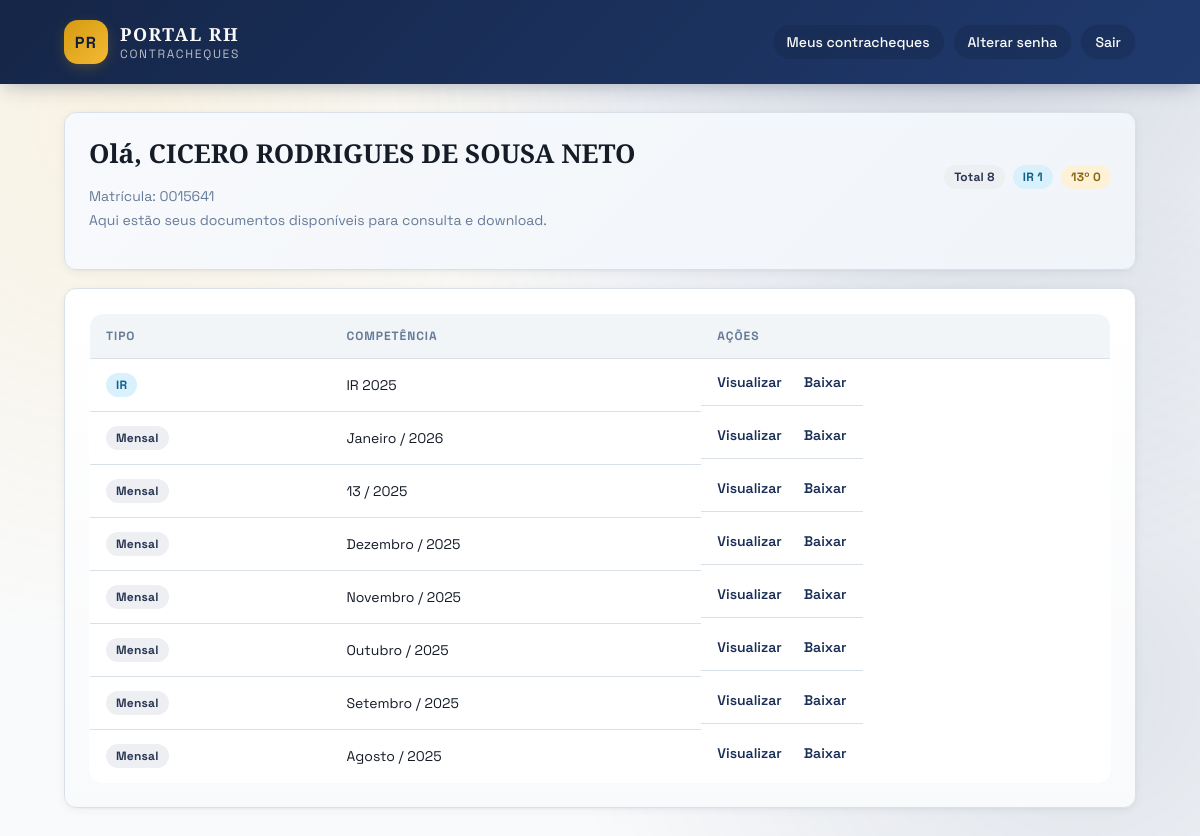
The page /dashboard (signed in) on the database its author committed.
### tables this page shows
CREATE TABLE users (
    id INTEGER PRIMARY KEY AUTOINCREMENT,
    matricula TEXT NOT NULL UNIQUE,
    nome TEXT,
    password_hash TEXT NOT NULL,
    must_change_password INTEGER NOT NULL DEFAULT 1
, cpf TEXT, department TEXT, position TEXT, email TEXT, is_admin INTEGER NOT NULL DEFAULT 0, last_login_at TEXT, complemento TEXT);

CREATE TABLE payslips (
    id INTEGER PRIMARY KEY AUTOINCREMENT,
    user_id INTEGER NOT NULL,
    referencia TEXT NOT NULL,
    file_path TEXT NOT NULL, file_name TEXT, issued_by_admin INTEGER NOT NULL DEFAULT 0, viewed_at TEXT, downloaded_at TEXT,
    UNIQUE(user_id, referencia),
    FOREIGN KEY (user_id) REFERENCES users(id) ON DELETE CASCADE
);

### app_sqlite.py (the view)
@app.route("/dashboard")
@login_required
def dashboard():
    uid = current_user_id()
    conn = get_db()
    cur = conn.cursor()
    cur.execute("SELECT matricula, COALESCE(nome,'') FROM users WHERE id=?", (uid,))
    row = cur.fetchone()
    matricula = row[0] if row else ""
    nome = row[1] or "Nome não cadastrado"
    cur.execute(
        """
        SELECT id, referencia, file_path
        FROM payslips
        WHERE user_id=?
        ORDER BY (referencia IS NULL) ASC, referencia DESC, id DESC
        """,
        (uid,)
    )
    payslips = cur.fetchall()
    cur.close()
    conn.close()
    months = {
        "01": "Janeiro", "02": "Fevereiro", "03": "Março", "04": "Abril",
        "05": "Maio", "06": "Junho", "07": "Julho", "08": "Agosto",
        "09": "Setembro", "10": "Outubro", "11": "Novembro", "12": "Dezembro",
    }
    def format_ref(ref: str) -> str:
        ref = ref or ""
        if ref.startswith("IR-") and len(ref) >= 6:
            return f"IR {ref[3:]}"
        if ref.startswith("13-") and len(ref) >= 6:
            return f"13º {ref[3:]}"
        parts = ref.split("-")
        if len(parts) == 2 and parts[0].isdigit():
            year, month = parts
            return f"{months.get(month, month)} / {year}"
        return ref or "sem-ref"
    normalized = []
    total = 0
    total_ir = 0
    total_13 = 0
    for pid, ref, file_path in payslips:
        abs_path = _normalize_to_abs(file_path)
        total += 1
        if (ref or "").startswith("IR-"):
            total_ir += 1
        elif (ref or "").startswith("13-"):
            total_13 += 1
        normalized.append({
            "id": pid,
            "referencia": ref or "sem-ref",
            "label": format_ref(ref or ""),
            "abs_path": abs_path
        })
    return render_template("dashboard.html",
                           payslips=normalized,
                           total=total,
                           total_ir=total_ir,
                           total_13=total_13,
                           matricula=matricula,
                           nome=nome)

### app_sqlite.py (called while the page is built)
def get_db():
    conn = sqlite3.connect(DB_PATH)
    conn.row_factory = sqlite3.Row
    conn.execute("PRAGMA journal_mode=WAL;")
    conn.execute("PRAGMA synchronous=NORMAL;")
    conn.execute("PRAGMA foreign_keys=ON;")
    return conn

def _normalize_to_abs(p: str) -> str:
    p = (p or "").replace("\\", "/")
    P = Path(p)
    if not P.is_absolute():
        P = Path(os.getcwd()) / P
    return str(P.resolve())

def current_user_id():
    return session.get("user_id")

def login_required(fn):
    from functools import wraps
    @wraps(fn)
    def wrapper(*args, **kwargs):
        if not current_user_id():
            return redirect(url_for("login"))
        return fn(*args, **kwargs)
    return wrapper

### templates/dashboard.html
{% extends "base.html" %}
{% block content %}
<section class="card-elevated dashboard-hero">
  <div class="hero-header">
    <div>
      <h2 class="page-title">Ol&aacute;, {{ nome }}</h2>
      <p class="muted-text">Matr&iacute;cula: {{ matricula }}</p>
    </div>
    <div class="hero-badges">
      <span class="badge badge-neutral">Total {{ total }}</span>
      <span class="badge badge-ir">IR {{ total_ir }}</span>
      <span class="badge badge-13">13&ordm; {{ total_13 }}</span>
    </div>
  </div>
  <p class="page-subtitle">Aqui est&atilde;o seus documentos dispon&iacute;veis para consulta e download.</p>
</section>
<section class="card-elevated dashboard-card">
  {% if payslips %}
  <table class="table">
    <thead>
      <tr>
        <th>Tipo</th>
        <th>Compet&ecirc;ncia</th>
        <th class="text-right">A&ccedil;&otilde;es</th>
      </tr>
    </thead>
    <tbody>
    {% for p in payslips %}
      <tr class="payslip-row">
        <td>
          {% if p.referencia.startswith('IR-') %}
            <span class="badge badge-ir">IR</span>
          {% elif p.referencia.startswith('13-') %}
            <span class="badge badge-13">13&ordm;</span>
          {% else %}
            <span class="badge badge-neutral">Mensal</span>
          {% endif %}
        </td>
        <td>{{ p.label }}</td>
        <td class="action-links text-right">
          <a href="{{ url_for('view_pdf', path=p.abs_path, pid=p.id) }}" target="_blank">Visualizar</a>
          <a href="{{ url_for('download_pdf', path=p.abs_path, pid=p.id) }}">Baixar</a>
        </td>
      </tr>
    {% endfor %}
    </tbody>
  </table>
  {% else %}
  <div class="empty-state">N&atilde;o h&aacute; documentos dispon&iacute;veis.</div>
  {% endif %}
</section>
{% endblock %}

### static/style.css (style rules this page uses)
:root { --background: 210 20% 98%; --foreground: 220 30% 12%; --card: 0 0% 100%; --card-foreground: 220 30% 12%; --primary: 220 55% 22%; --primary-foreground: 0 0% 98%; --gold: 42 85% 48%; --gold-light: 42 90% 62%; --gold-foreground: 220 55% 15%; --secondary: 210 30% 94%; --muted: 210 25% 92%; --muted-foreground: 215 20% 50%; --success: 142 71% 38%; --warning: 38 92% 50%; --destructive: 0 72% 51%; --border: 214 20% 88%; --ring: 220 55% 22%; --radius: 0.75rem; --shadow-card: 0 2px 12px -2px hsl(220 55% 22% / 0.08), 0 1px 4px -1px hsl(220 55% 22% / 0.06); --shadow-nav: 0 4px 20px -4px hsl(220 55% 18% / 0.35); --shadow-gold: 0 4px 16px -4px hsl(42 85% 48% / 0.4); --gradient-hero: linear-gradient(135deg, hsl(220 55% 18%) 0%, hsl(220 55% 28%) 100%); --gradient-gold: linear-gradient(135deg, hsl(42 85% 45%) 0%, hsl(42 90% 58%) 100%); --gradient-card: linear-gradient(180deg, hsl(0 0% 100%) 0%, hsl(210 25% 98%) 100%); --font-sans: "Space Grotesk", "Segoe UI", system-ui, -apple-system, Arial, sans-serif; --font-serif: "Source Serif 4", "Times New Roman", serif; }
* { box-sizing: border-box; }
body { margin: 0; min-height: 100vh; font-family: var(--font-sans); background: hsl(var(--background)); color: hsl(var(--foreground)); }
body::before { content: ""; position: fixed; inset: 0; background: radial-gradient(circle at 10% 15%, hsl(42 90% 58% / 0.12), transparent 40%), radial-gradient(circle at 80% 0%, hsl(220 55% 28% / 0.18), transparent 45%), radial-gradient(circle at 90% 80%, hsl(220 55% 28% / 0.12), transparent 40%); pointer-events: none; z-index: -1; }
a { color: inherit; text-decoration: none; }
.text-right { text-align: right; }
.muted-text { color: hsl(var(--muted-foreground)); font-size: 14px; }
.page-title { font-family: var(--font-serif); font-size: 26px; margin: 0 0 16px; }
.page-subtitle { margin: -8px 0 18px; color: hsl(var(--muted-foreground)); font-size: 14px; }
.card-elevated { background: var(--gradient-card); border: 1px solid hsl(var(--border)); border-radius: var(--radius); box-shadow: var(--shadow-card); }
.dashboard-card { padding: 24px; animation: fade-in 0.35s ease; }
.dashboard-hero { padding: 22px 24px; margin-bottom: 18px; background: linear-gradient(135deg, hsl(220 50% 98%) 0%, hsl(210 40% 96%) 100%); }
.hero-header { display: flex; align-items: center; justify-content: space-between; flex-wrap: wrap; gap: 12px; }
.hero-badges { display: flex; flex-wrap: wrap; gap: 8px; }
.table { width: 100%; border-collapse: collapse; overflow: hidden; border-radius: 14px; border: 1px solid hsl(var(--border)); background: hsl(var(--card)); }
.table th, .table td { padding: 14px 16px; text-align: left; border-bottom: 1px solid hsl(var(--border)); font-size: 14px; }
.table th { text-transform: uppercase; letter-spacing: 0.08em; font-size: 12px; color: hsl(var(--muted-foreground)); background: hsl(210 30% 96%); }
.table tr:last-child td { border-bottom: none; }
.action-links a { color: hsl(var(--primary)); font-weight: 600; margin-right: 10px; }
.action-links a:last-child { margin-right: 0; }
.action-links { display: inline-flex; gap: 12px; }
.badge { display: inline-flex; align-items: center; justify-content: center; padding: 4px 10px; border-radius: 999px; font-size: 12px; font-weight: 700; letter-spacing: 0.02em; }
.badge-neutral { background: hsl(220 20% 94%); color: hsl(220 35% 24%); }
.badge-ir { background: hsl(200 90% 92%); color: hsl(200 80% 30%); }
.badge-13 { background: hsl(42 90% 92%); color: hsl(42 80% 30%); }

### rows shown on the page
users: nome "CICERO RODRIGUES DE SOUSA NETO", matricula "0015641"
payslips: referencia "IR", label "IR 2025"
payslips: referencia "Mensal", label "Janeiro / 2026"
payslips: referencia "Mensal", label "13 / 2025"
payslips: referencia "Mensal", label "Dezembro / 2025"
payslips: referencia "Mensal", label "Novembro / 2025"
payslips: referencia "Mensal", label "Outubro / 2025"
payslips: referencia "Mensal", label "Setembro / 2025"
payslips: referencia "Mensal", label "Agosto / 2025"

### other values the page prints
{{ total }} "8"
{{ total_ir }} "1"
{{ total_13 }} "0"
